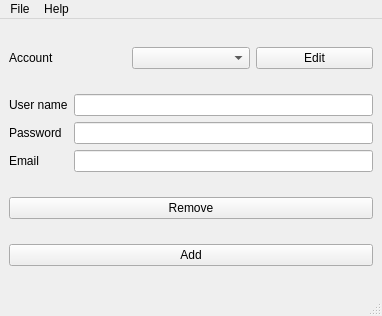
<?xml version="1.0" encoding="UTF-8"?>
<ui version="4.0">
 <class>MainWindow</class>
 <widget class="QMainWindow" name="MainWindow">
  <property name="geometry">
   <rect>
    <x>0</x>
    <y>0</y>
    <width>382</width>
    <height>316</height>
   </rect>
  </property>
  <property name="windowTitle">
   <string>MainWindow</string>
  </property>
  <property name="tabShape">
   <enum>QTabWidget::Rounded</enum>
  </property>
  <widget class="QWidget" name="centralwidget">
   <layout class="QVBoxLayout" name="verticalLayout_3">
    <item>
     <layout class="QHBoxLayout" name="horizontalLayout_2">
      <item>
       <widget class="QLabel" name="label">
        <property name="text">
         <string>Account</string>
        </property>
       </widget>
      </item>
      <item>
       <widget class="QComboBox" name="accountBox"/>
      </item>
      <item>
       <widget class="QPushButton" name="editAccount">
        <property name="text">
         <string>Edit</string>
        </property>
       </widget>
      </item>
     </layout>
    </item>
    <item>
     <layout class="QHBoxLayout" name="horizontalLayout">
      <item>
       <layout class="QVBoxLayout" name="verticalLayout_2">
        <item>
         <widget class="QLabel" name="label_2">
          <property name="text">
           <string>User name</string>
          </property>
         </widget>
        </item>
        <item>
         <widget class="QLabel" name="label_4">
          <property name="text">
           <string>Password</string>
          </property>
         </widget>
        </item>
        <item>
         <widget class="QLabel" name="label_3">
          <property name="text">
           <string>Email</string>
          </property>
         </widget>
        </item>
       </layout>
      </item>
      <item>
       <layout class="QVBoxLayout" name="verticalLayout">
        <item>
         <widget class="QLineEdit" name="lineEditUsername"/>
        </item>
        <item>
         <widget class="QLineEdit" name="lineEditPassword"/>
        </item>
        <item>
         <widget class="QLineEdit" name="lineEditEmail"/>
        </item>
       </layout>
      </item>
     </layout>
    </item>
    <item>
     <widget class="QPushButton" name="removeAccount">
      <property name="text">
       <string>Remove</string>
      </property>
     </widget>
    </item>
    <item>
     <widget class="QPushButton" name="addAccount">
      <property name="text">
       <string>Add</string>
      </property>
     </widget>
    </item>
   </layout>
  </widget>
  <widget class="QMenuBar" name="menubar">
   <property name="geometry">
    <rect>
     <x>0</x>
     <y>0</y>
     <width>382</width>
     <height>22</height>
    </rect>
   </property>
   <widget class="QMenu" name="menuAccount_Manaper">
    <property name="title">
     <string>File</string>
    </property>
    <addaction name="separator"/>
    <addaction name="actionNew_account"/>
    <addaction name="actionEdit_account"/>
    <addaction name="actionRemove_account"/>
   </widget>
   <widget class="QMenu" name="menuHelp">
    <property name="title">
     <string>Help</string>
    </property>
    <addaction name="actionAbout"/>
   </widget>
   <addaction name="menuAccount_Manaper"/>
   <addaction name="menuHelp"/>
  </widget>
  <widget class="QStatusBar" name="statusbar"/>
  <action name="actionAbout">
   <property name="text">
    <string>About</string>
   </property>
  </action>
  <action name="actionNew_account">
   <property name="text">
    <string>New account</string>
   </property>
  </action>
  <action name="actionEdit_account">
   <property name="text">
    <string>Edit account</string>
   </property>
  </action>
  <action name="actionRemove_account">
   <property name="text">
    <string>Remove account</string>
   </property>
  </action>
 </widget>
 <resources/>
 <connections/>
</ui>
